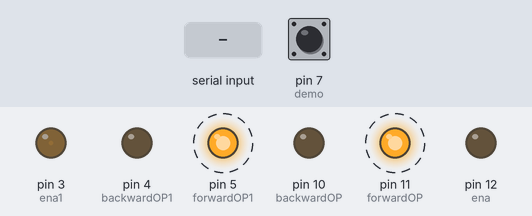
A sketch run on a simulated Arduino Uno, built with avr-gcc and run on an emulated ATmega328P. Shown: output pins drawn as LEDs (lit = HIGH). Dashed ring = blinking. The inputs (shaded band) are chosen by the test bench; at power-on: pin 7 (demo) HIGH.

Above: at 1.2 s.
1.3 s: byte 30 received over Serial
At 2.0 s:
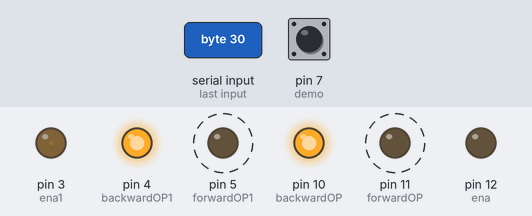
4.8 s: byte 90 received over Serial
Timing chart, 0 to 14.3 s (numbered marks = the images above; inputs shaded):
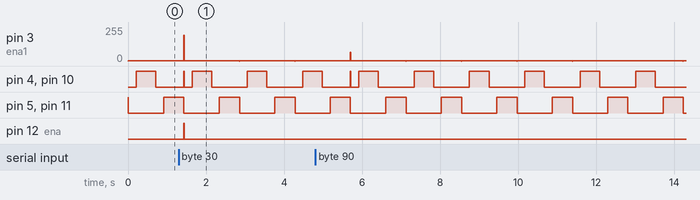

Measured:
- after the input at 1.3 s, pin 12 (ena): LOW → HIGH after 0.13 s, → LOW 0.01 s later
- by itself, pin 3 (ena1): repeats every 1.4 s: 1/255 1.4 s, 0/255 0.01 s
- by itself, pin 5 (forwardOP1), pin 11 (forwardOP): alternates HIGH for 0.52 s and LOW for 0.90 s

The sketch:

carCode.ino
```cpp
/* This is code for my blue tooth controlled arduino car
@author Samuel Yorke*/
//H-Bridge Inputs
const int forwardOP = 11;
const int backwardOP = 10;

const int forwardOP1  = 5;
const int backwardOP1 = 4;

//H-Bridge Inputs
const int ena = 12;
const int ena1 = 3;

//Demo Button
const int demo = 7;
boolean helper = false;

//Joystick Output Values
int yValue = 0;
int xValue = 0;

unsigned int x;
unsigned int y;

//speed variable to be mapped from the joystick values.
int Speed = 0;

void setup() {

  pinMode(demo, INPUT_PULLUP);
  pinMode(forwardOP, OUTPUT);
  pinMode(forwardOP1, OUTPUT);
  pinMode(backwardOP, OUTPUT);
  pinMode(backwardOP1, OUTPUT);
  pinMode(ena, OUTPUT);
  pinMode(ena1, OUTPUT);

  digitalWrite(ena, LOW);
  digitalWrite(ena1, LOW);
  digitalWrite(forwardOP, HIGH);
  digitalWrite(forwardOP1, HIGH);
  digitalWrite(backwardOP, LOW);
  digitalWrite(backwardOP1, LOW);

  Serial.begin(38400);


}

void loop() {
  x = 510/4;
  y = 510/4;

  if(digitalRead(demo) == HIGH){
    helper = !helper;
  }

  //reading the data when there is data
  while(Serial.available() > 0){
    y = Serial.read();
    delay(10);
    x = Serial.read();

  }
  delay(10);
  //converting the x and y values back to the range of 0-1023
  yValue = y * 4;
  xValue = x * 4;

//if conditional for moving the joystick forwards
  if (yValue > 534){
    digitalWrite(backwardOP, LOW);
    digitalWrite(forwardOP, HIGH);

    digitalWrite(backwardOP1, LOW);
    digitalWrite(forwardOP1, HIGH);

    Speed = map(yValue, 534, 1023, 0, 255);
  }

//If conditional for the joystick going backward
   else if(yValue < 490){
    digitalWrite(forwardOP, LOW);
    digitalWrite(backwardOP, HIGH);

    digitalWrite(forwardOP1, LOW);
    digitalWrite(backwardOP1, HIGH);

    yValue = yValue - 490;
    yValue = yValue * -1;

    Speed = map(yValue, 0 , 490, 0 , 255);
  }

//if conditional for when the joystick turns a direction
  else if (xValue > 534){
    digitalWrite(forwardOP, LOW);
    digitalWrite(backwardOP, HIGH);

    digitalWrite(backwardOP1, LOW);
    digitalWrite(forwardOP1, HIGH);

    Speed = map(xValue, 534, 1023, 0, 255);
  }

//if conditional for when the joystick turns the opposite direction
  else if(xValue < 490){
    digitalWrite(backwardOP, LOW);
    digitalWrite(forwardOP, HIGH);

    digitalWrite(forwardOP1, LOW);
    digitalWrite(backwardOP1, HIGH);


    xValue = xValue - 490;
    xValue = xValue * -1;

    Speed = map(xValue, 0 , 490, 0 , 255);
  }

//else the trash can should not be moving so the speed is set to zero
  else{
    Speed = 0;
  }
  if(helper == false){
      analogWrite(ena, Speed);
      analogWrite(ena1, Speed);

  }
  else if(helper == true){

    analogWrite(ena, HIGH);
    analogWrite(ena1, HIGH);

    digitalWrite(backwardOP, LOW);
    digitalWrite(forwardOP, LOW);

    digitalWrite(forwardOP1, LOW);
    digitalWrite(backwardOP1, LOW);


    delay(200);

    digitalWrite(backwardOP, HIGH);
    digitalWrite(forwardOP, LOW);

    digitalWrite(forwardOP1, LOW);
    digitalWrite(backwardOP1, HIGH);

    delay(500);

    digitalWrite(backwardOP, LOW);
    digitalWrite(forwardOP, LOW);

    digitalWrite(forwardOP1, LOW);
    digitalWrite(backwardOP1, LOW);

    delay(200);

    digitalWrite(backwardOP, LOW);
    digitalWrite(forwardOP, HIGH);

    digitalWrite(forwardOP1, HIGH);
    digitalWrite(backwardOP1, LOW);

    delay(500);
  }
}
```
